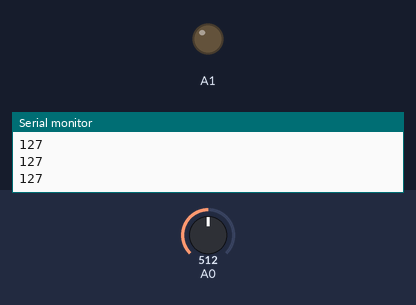
Bench run of a sketch on a simulated Arduino Uno, built with avr-gcc and run on an emulated ATmega328P. Parts: output pins drawn as LEDs (lit = HIGH), the last lines printed to the serial monitor. Inputs (shaded band) come from the test bench; at power-on: A0 = 512.

Above: at 1.2 s.
1.3 s: A0 set to 525
At 1.6 s:
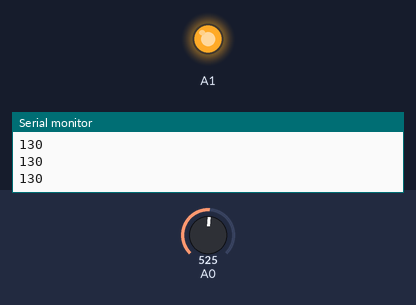
2.8 s: A0 set to 511
At 4.0 s:
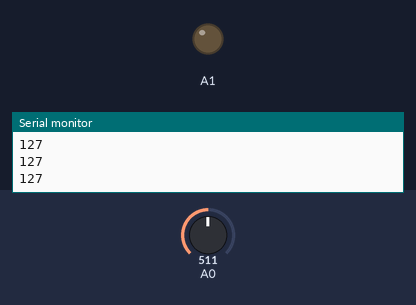
4.3 s: A0 set to 716
At 5.1 s:
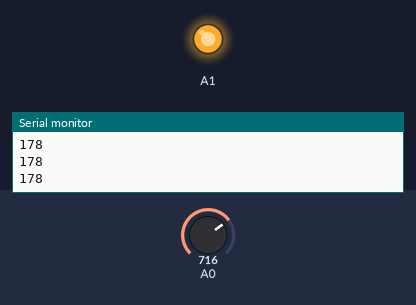
Timing chart, 0 to 7.3 s (numbered marks = the images above; inputs shaded):
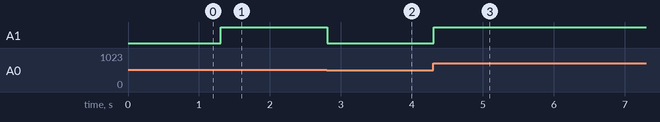

Measured:
- the behaviour switches between 513 and 514 on A0 (found by bisection; images 0 and 1)
- after the input at 1.3 s, A1: LOW → HIGH at once
- after the input at 2.8 s, A1: HIGH → LOW at once
- after the input at 4.3 s, A1: LOW → HIGH at once

The sketch:

program.ino
```cpp
// C++ code
//
int sensor_value = 0;
void setup()
{
  Serial.begin(9600);
  pinMode(A0,INPUT);
  pinMode(A1,OUTPUT);
}

void loop()
{
  sensor_value = analogRead(A0);
  sensor_value = map(sensor_value,0,1023,0,255);
  Serial.println(sensor_value);
  analogWrite(A1,sensor_value);
}
```
